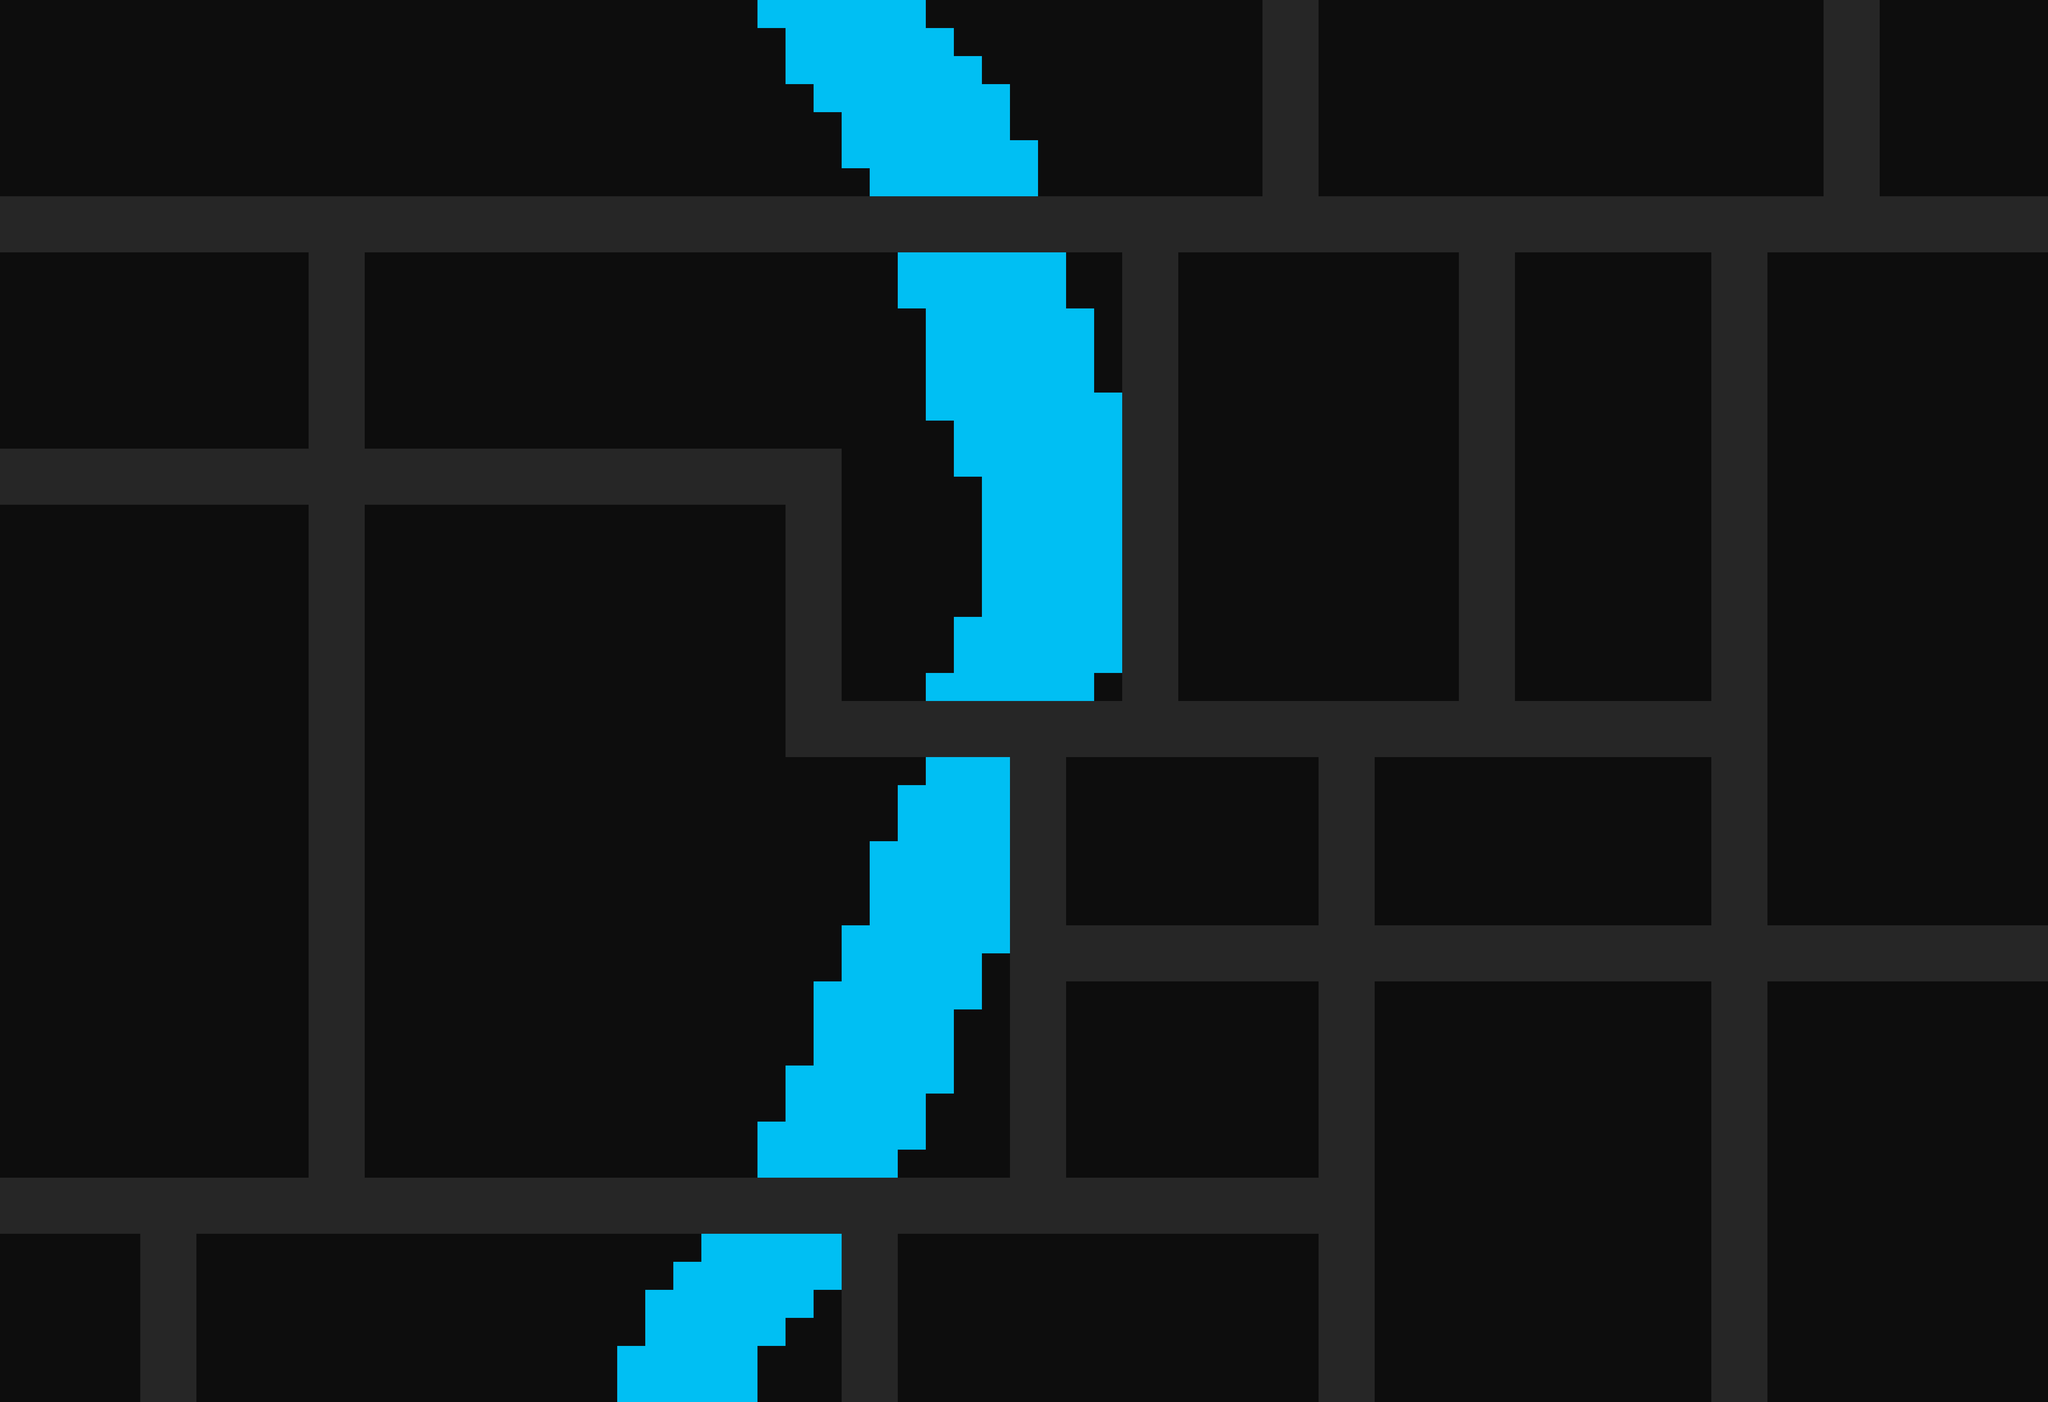

Rendered tile map (Tiled .tmx) drawn with the repository's tilesets; below, a short description and the map source with its tile grids summarised:
An orthogonal 73x50 tile map with 64x64 px tiles, 2 tile layers (Tile Layer 2, ROADS), 4 tilesets and 20 objects.

<map version="1.2" tiledversion="1.3.1" orientation="orthogonal" renderorder="left-up" compressionlevel="0" width="73" height="50" tilewidth="64" tileheight="64" infinite="0" nextlayerid="7" nextobjectid="21">
 <editorsettings>
  <export target="map-two-layer-new.tmx" format="tmx" />
 </editorsettings>
 <tileset firstgid="1" name="road.tsx" tilewidth="64" tileheight="64" tilecount="1" columns="1">
  <image source="road.png" width="64" height="64" />
 </tileset>
 <tileset firstgid="2" name="grass.tsx" tilewidth="64" tileheight="64" tilecount="1" columns="1">
  <image source="grass.png" width="64" height="64" />
 </tileset>
 <tileset firstgid="3" name="water.tsx" tilewidth="64" tileheight="64" tilecount="1" columns="1">
  <image source="water.png" width="64" height="64" />
 </tileset>
 <tileset firstgid="4" name="generic_building_1.tsx" tilewidth="256" tileheight="256" tilecount="1" columns="1">
  <image source="generic_building_2.png" width="256" height="256" />
 </tileset>
 <layer id="5" name="Tile Layer 2" width="73" height="50">
  <data>[3650 cells, 3642 non-empty, 4 distinct tile ids]</data>
 </layer>
 <layer id="4" name="ROADS" width="73" height="50">
  <data>[3650 cells, 817 non-empty, 2 distinct tile ids]</data>
 </layer>
 <objectgroup id="6" name="WALLS" opacity="0.23">
  <object id="1" x="-4" y="0" width="2872" height="448" />
  <object id="2" x="3016" y="4" width="1136" height="444" />
  <object id="3" x="4292" y="8" width="376" height="444" />
  <object id="4" x="4036" y="584" width="636" height="1544" />
  <object id="5" x="4036" y="2252" width="632" height="956" />
  <object id="6" x="3140" y="2244" width="768" height="960" />
  <object id="7" x="3144" y="1740" width="760" height="360" />
  <object id="8" x="2428" y="1740" width="580" height="368" />
  <object id="9" x="2436" y="2252" width="572" height="436" />
  <object id="10" x="2048" y="2828" width="960" height="368" />
  <object id="11" x="452" y="2824" width="1472" height="380" />
  <object id="12" x="4" y="2824" width="312" height="376" />
  <object id="13" x="12" y="1156" width="684" height="1536" />
  <object id="14" x="-44" y="576" width="736" height="440" />
  <object id="15" x="844" y="592" width="1716" height="444" />
  <object id="16" x="1924" y="1036" width="636" height="564" />
  <object id="17" x="840" y="1164" width="948" height="1524" />
  <object id="18" x="1788" y="1732" width="512" height="952" />
  <object id="19" x="2692" y="576" width="628" height="1016" />
  <object id="20" x="3460" y="576" width="436" height="1020" />
 </objectgroup>
</map>
